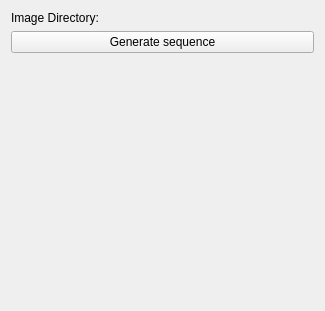
<?xml version="1.0" encoding="UTF-8"?>
<ui version="4.0">
 <class>generateSequences</class>
 <widget class="qMRMLWidget" name="generateSequences">
  <property name="geometry">
   <rect>
    <x>0</x>
    <y>0</y>
    <width>325</width>
    <height>311</height>
   </rect>
  </property>
  <layout class="QVBoxLayout" name="verticalLayout">
   <item>
    <layout class="QHBoxLayout" name="horizontalLayout">
     <item>
      <widget class="QLabel" name="label">
       <property name="text">
        <string>Image Directory:</string>
       </property>
      </widget>
     </item>
     <item>
      <widget class="ctkDirectoryButton" name="imageDirectoryButton"/>
     </item>
    </layout>
   </item>
   <item>
    <widget class="QPushButton" name="generateSequenceButton">
     <property name="text">
      <string>Generate sequence</string>
     </property>
    </widget>
   </item>
   <item>
    <spacer name="verticalSpacer">
     <property name="orientation">
      <enum>Qt::Vertical</enum>
     </property>
     <property name="sizeHint" stdset="0">
      <size>
       <width>20</width>
       <height>40</height>
      </size>
     </property>
    </spacer>
   </item>
  </layout>
 </widget>
 <customwidgets>
  <customwidget>
   <class>ctkDirectoryButton</class>
   <extends>QWidget</extends>
   <header>ctkDirectoryButton.h</header>
  </customwidget>
  <customwidget>
   <class>qMRMLWidget</class>
   <extends>QWidget</extends>
   <header>qMRMLWidget.h</header>
   <container>1</container>
  </customwidget>
 </customwidgets>
 <resources/>
 <connections/>
</ui>
